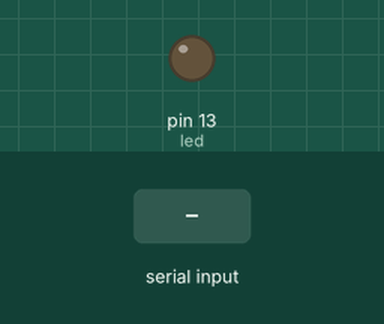
Bench run of a sketch on a simulated Arduino Uno, built with avr-gcc and run on an emulated ATmega328P. Shown: output pins drawn as LEDs (lit = HIGH). Inputs (shaded band) come from the test bench. What the sketch prints to the serial monitor is not drawn.

Above: at 1.2 s.
1.3 s: "V" received over Serial
At 1.8 s:
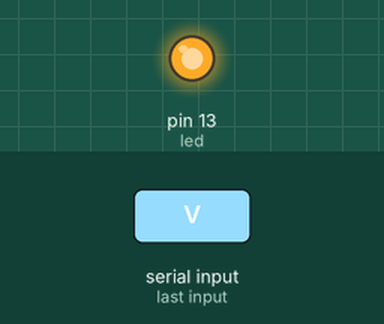
Timing chart, 0 to 4.3 s (numbered marks = the images above; inputs shaded):
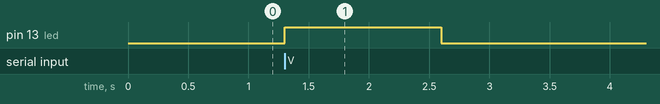

Measured:
- after the input at 1.3 s, pin 13 (led): LOW → HIGH at once, → LOW 1.3 s later

The sketch:

_485_priem.ino
```cpp
//digitalWrite(13, HIGH);

/*
# This sample codes is for testing the RS485 shiled(automatic transmission mode).
# Editor : YouYou
# Date   : 2013.9.16
# Ver    : 0.1
# Product: RS485 shield
# SKU    : DFR0259
*/
int led = 13;
void setup()
{
  Serial.begin(9600);
  pinMode(led,OUTPUT);
}
void loop()
{
  int temp;
  if(Serial.available())
  {
    temp=Serial.read();
     if(temp=='V'){
      //digitalWrite(led,1-digitalRead(led));
      digitalWrite(13, HIGH);
      delay(1300);
      digitalWrite(13, LOW);

    Serial.println("OK");
     }
  }
}
```
